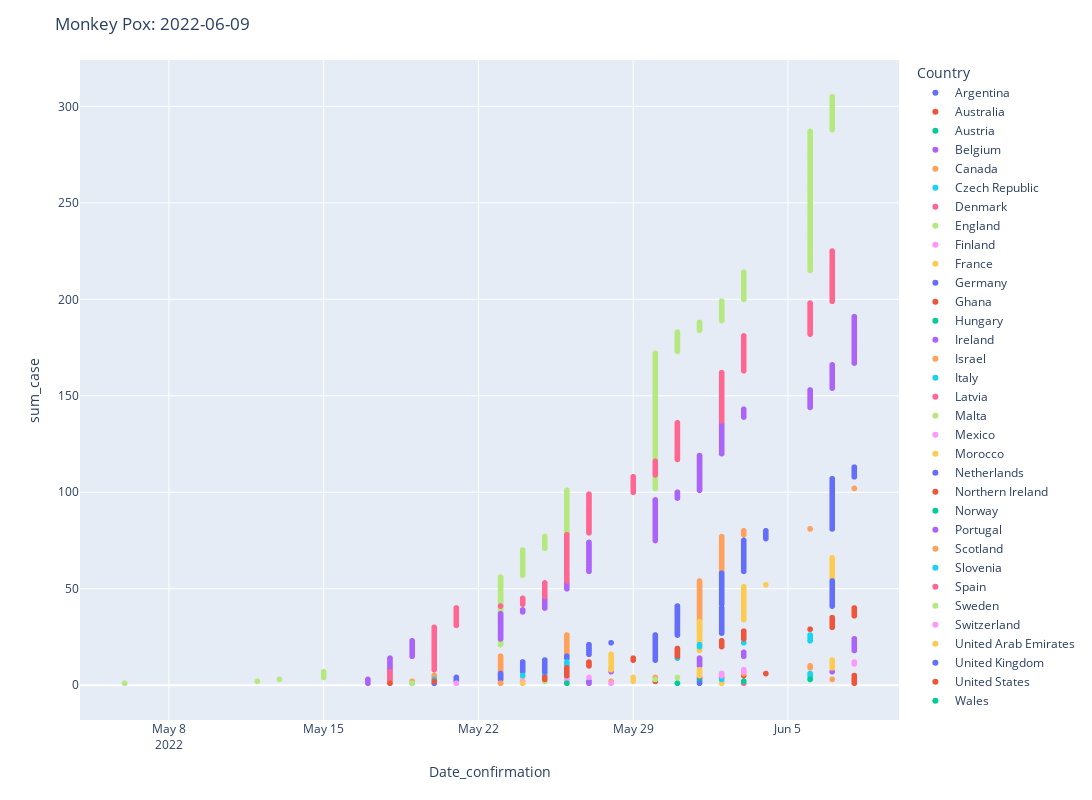

The notebook cell this image was saved under:
### Code cell
fig2 = px.scatter(sort_df, x='Date_confirmation',y='sum_case', color='Country')

fig2.update_layout(
    width=1920,
    height=800,
    title_text=f'Monkey Pox: {date}'
)

fig2.show()

### Figure 1 — Plotly figure (JSON) as saved in the notebook; plotly's stock layout.template omitted (floating-point values rounded to 4 significant figures; data arrays with more than 128 entries replaced by an {"elided": "..."} marker saying what was removed)
{"data": [{"hovertemplate": "Country=Argentina<br>Date_confirmation=%{x}<br>sum_case=%{y}<extra></extra>", "legendgroup": "Argentina", "marker": {"color": "#636efa", "symbol": "circle"}, "mode": "markers", "name": "Argentina", "showlegend": true, "type": "scattergl", "x": ["2022-05-27T00:00:00", "2022-05-27T00:00:00"], "xaxis": "x", "y": [1, 2], "yaxis": "y"}, {"hovertemplate": "Country=Australia<br>Date_confirmation=%{x}<br>sum_case=%{y}<extra></extra>", "legendgroup": "Australia", "marker": {"color": "#EF553B", "symbol": "circle"}, "mode": "markers", "name": "Australia", "showlegend": true, "type": "scattergl", "x": ["2022-05-20T00:00:00", "2022-05-20T00:00:00", "2022-06-02T00:00:00", "2022-06-02T00:00:00", "2022-06-03T00:00:00", "2022-06-04T00:00:00"], "xaxis": "x", "y": [1, 2, 3, 4, 5, 6], "yaxis": "y"}, {"hovertemplate": "Country=Austria<br>Date_confirmation=%{x}<br>sum_case=%{y}<extra></extra>", "legendgroup": "Austria", "marker": {"color": "#00cc96", "symbol": "circle"}, "mode": "markers", "name": "Austria", "showlegend": true, "type": "scattergl", "x": ["2022-05-23T00:00:00"], "xaxis": "x", "y": [1], "yaxis": "y"}, {"hovertemplate": "Country=Belgium<br>Date_confirmation=%{x}<br>sum_case=%{y}<extra></extra>", "legendgroup": "Belgium", "marker": {"color": "#ab63fa", "symbol": "circle"}, "mode": "markers", "name": "Belgium", "showlegend": true, "type": "scattergl", "x": ["2022-05-19T00:00:00", "2022-05-20T00:00:00", "2022-05-20T00:00:00", "2022-05-21T00:00:00", "2022-05-25T00:00:00", "2022-05-25T00:00:00", "2022-05-28T00:00:00", "2022-05-28T00:00:00", "2022-05-28T00:00:00", "2022-06-01T00:00:00", "2022-06-01T00:00:00", "2022-06-01T00:00:00", "2022-06-01T00:00:00", "2022-06-01T00:00:00", "2022-06-03T00:00:00", "2022-06-03T00:00:00", "2022-06-03T00:00:00", "2022-06-08T00:00:00", "2022-06-08T00:00:00", "2022-06-08T00:00:00", "2022-06-08T00:00:00", "2022-06-08T00:00:00", "2022-06-08T00:00:00", "2022-06-08T00:00:00"], "xaxis": "x", "y": [1, 2, 3, 4, 5, 6, 7, 8, 9, 10, 11, 12, 13, 14, 15, 16, 17, 18, 19, 20, 21, 22, 23, 24], "yaxis": "y"}, {"hovertemplate": "Country=Canada<br>Date_confirmation=%{x}<br>sum_case=%{y}<extra></extra>", "legendgroup": "Canada", "marker": {"color": "#FFA15A", "symbol": "circle"}, "mode": "markers", "name": "Canada", "showlegend": true, "type": "scattergl", "x": ["2022-05-19T00:00:00", "2022-05-19T00:00:00", "2022-05-20T00:00:00", "2022-05-20T00:00:00", "2022-05-20T00:00:00", "2022-05-23T00:00:00", "2022-05-23T00:00:00", "2022-05-23T00:00:00", "2022-05-23T00:00:00", "2022-05-23T00:00:00", "2022-05-23T00:00:00", "2022-05-23T00:00:00", "2022-05-23T00:00:00", "2022-05-23T00:00:00", "2022-05-23T00:00:00", "2022-05-26T00:00:00", "2022-05-26T00:00:00", "2022-05-26T00:00:00", "2022-05-26T00:00:00", "2022-05-26T00:00:00", "2022-05-26T00:00:00", "2022-05-26T00:00:00", "2022-05-26T00:00:00", "2022-05-26T00:00:00", "2022-05-26T00:00:00", "2022-05-26T00:00:00", "2022-05-31T00:00:00", "2022-06-01T00:00:00", "2022-06-01T00:00:00", "2022-06-01T00:00:00", "2022-06-01T00:00:00", "2022-06-01T00:00:00", "2022-06-01T00:00:00", "2022-06-01T00:00:00", "2022-06-01T00:00:00", "2022-06-01T00:00:00", "2022-06-01T00:00:00", "2022-06-01T00:00:00", "2022-06-01T00:00:00", "2022-06-01T00:00:00", "2022-06-01T00:00:00", "2022-06-01T00:00:00", "2022-06-01T00:00:00", "2022-06-01T00:00:00", "2022-06-01T00:00:00", "2022-06-01T00:00:00", "2022-06-01T00:00:00", "2022-06-01T00:00:00", "2022-06-01T00:00:00", "2022-06-01T00:00:00", "2022-06-01T00:00:00", "2022-06-01T00:00:00", "2022-06-01T00:00:00", "2022-06-01T00:00:00", "2022-06-02T00:00:00", "2022-06-02T00:00:00", "2022-06-02T00:00:00", "2022-06-02T00:00:00", "2022-06-02T00:00:00", "2022-06-02T00:00:00", "2022-06-02T00:00:00", "2022-06-02T00:00:00", "2022-06-02T00:00:00", "2022-06-02T00:00:00", "2022-06-02T00:00:00", "2022-06-02T00:00:00", "2022-06-02T00:00:00", "2022-06-02T00:00:00", "2022-06-02T00:00:00", "2022-06-02T00:00:00", "2022-06-02T00:00:00", "2022-06-02T00:00:00", "2022-06-02T00:00:00", "2022-06-02T00:00:00", "2022-06-02T00:00:00", "2022-06-02T00:00:00", "2022-06-02T00:00:00", "2022-06-03T00:00:00", "2022-06-03T00:00:00", "2022-06-03T00:00:00", "2022-06-06T00:00:00", "2022-06-07T00:00:00", "2022-06-07T00:00:00", "2022-06-07T00:00:00", "2022-06-07T00:00:00", "2022-06-07T00:00:00", "2022-06-07T00:00:00", "2022-06-07T00:00:00", "2022-06-07T00:00:00", "2022-06-07T00:00:00", "2022-06-07T00:00:00", "2022-06-07T00:00:00", "2022-06-07T00:00:00", "2022-06-07T00:00:00", "2022-06-07T00:00:00", "2022-06-07T00:00:00", "2022-06-07T00:00:00", "2022-06-07T00:00:00", "2022-06-07T00:00:00", "2022-06-07T00:00:00", "2022-06-07T00:00:00", "2022-06-08T00:00:00"], "xaxis": "x", "y": [1, 2, 3, 4, 5, 6, 7, 8, 9, 10, 11, 12, 13, 14, 15, 16, 17, 18, 19, 20, 21, 22, 23, 24, 25, 26, 27, 28, 29, 30, 31, 32, 33, 34, 35, 36, 37, 38, 39, 40, 41, 42, 43, 44, 45, 46, 47, 48, 49, 50, 51, 52, 53, 54, 55, 56, 57, 58, 59, 60, 61, 62, 63, 64, 65, 66, 67, 68, 69, 70, 71, 72, 73, 74, 75, 76, 77, 78, 79, 80, 81, 82, 83, 84, 85, 86, 87, 88, 89, 90, 91, 92, 93, 94, 95, 96, 97, 98, 99, 100, 101, 102], "yaxis": "y"}, {"hovertemplate": "Country=Czech Republic<br>Date_confirmation=%{x}<br>sum_case=%{y}<extra></extra>", "legendgroup": "Czech Republic", "marker": {"color": "#19d3f3", "symbol": "circle"}, "mode": "markers", "name": "Czech Republic", "showlegend": true, "type": "scattergl", "x": ["2022-05-24T00:00:00", "2022-05-26T00:00:00", "2022-05-26T00:00:00", "2022-05-26T00:00:00", "2022-05-26T00:00:00", "2022-06-02T00:00:00"], "xaxis": "x", "y": [1, 2, 3, 4, 5, 6], "yaxis": "y"}, {"hovertemplate": "Country=Denmark<br>Date_confirmation=%{x}<br>sum_case=%{y}<extra></extra>", "legendgroup": "Denmark", "marker": {"color": "#FF6692", "symbol": "circle"}, "mode": "markers", "name": "Denmark", "showlegend": true, "type": "scattergl", "x": ["2022-05-23T00:00:00", "2022-05-24T00:00:00"], "xaxis": "x", "y": [1, 2], "yaxis": "y"}, {"hovertemplate": "Country=England<br>Date_confirmation=%{x}<br>sum_case=%{y}<extra></extra>", "legendgroup": "England", "marker": {"color": "#B6E880", "symbol": "circle"}, "mode": "markers", "name": "England", "showlegend": true, "type": "scattergl", "x": {"elided": "305 str values"}, "xaxis": "x", "y": {"elided": "305 int values"}, "yaxis": "y"}, {"hovertemplate": "Country=Finland<br>Date_confirmation=%{x}<br>sum_case=%{y}<extra></extra>", "legendgroup": "Finland", "marker": {"color": "#FF97FF", "symbol": "circle"}, "mode": "markers", "name": "Finland", "showlegend": true, "type": "scattergl", "x": ["2022-05-27T00:00:00", "2022-06-02T00:00:00"], "xaxis": "x", "y": [1, 2], "yaxis": "y"}, {"hovertemplate": "Country=France<br>Date_confirmation=%{x}<br>sum_case=%{y}<extra></extra>", "legendgroup": "France", "marker": {"color": "#FECB52", "symbol": "circle"}, "mode": "markers", "name": "France", "showlegend": true, "type": "scattergl", "x": ["2022-05-19T00:00:00", "2022-05-23T00:00:00", "2022-05-23T00:00:00", "2022-05-24T00:00:00", "2022-05-24T00:00:00", "2022-05-25T00:00:00", "2022-05-25T00:00:00", "2022-05-28T00:00:00", "2022-05-28T00:00:00", "2022-05-28T00:00:00", "2022-05-28T00:00:00", "2022-05-28T00:00:00", "2022-05-28T00:00:00", "2022-05-28T00:00:00", "2022-05-28T00:00:00", "2022-05-28T00:00:00", "2022-05-30T00:00:00", "2022-06-01T00:00:00", "2022-06-01T00:00:00", "2022-06-01T00:00:00", "2022-06-01T00:00:00", "2022-06-01T00:00:00", "2022-06-01T00:00:00", "2022-06-01T00:00:00", "2022-06-01T00:00:00", "2022-06-01T00:00:00", "2022-06-01T00:00:00", "2022-06-01T00:00:00", "2022-06-01T00:00:00", "2022-06-01T00:00:00", "2022-06-01T00:00:00", "2022-06-01T00:00:00", "2022-06-01T00:00:00", "2022-06-03T00:00:00", "2022-06-03T00:00:00", "2022-06-03T00:00:00", "2022-06-03T00:00:00", "2022-06-03T00:00:00", "2022-06-03T00:00:00", "2022-06-03T00:00:00", "2022-06-03T00:00:00", "2022-06-03T00:00:00", "2022-06-03T00:00:00", "2022-06-03T00:00:00", "2022-06-03T00:00:00", "2022-06-03T00:00:00", "2022-06-03T00:00:00", "2022-06-03T00:00:00", "2022-06-03T00:00:00", "2022-06-03T00:00:00", "2022-06-03T00:00:00", "2022-06-04T00:00:00", "2022-06-07T00:00:00", "2022-06-07T00:00:00", "2022-06-07T00:00:00", "2022-06-07T00:00:00", "2022-06-07T00:00:00", "2022-06-07T00:00:00", "2022-06-07T00:00:00", "2022-06-07T00:00:00", "2022-06-07T00:00:00", "2022-06-07T00:00:00", "2022-06-07T00:00:00", "2022-06-07T00:00:00", "2022-06-07T00:00:00", "2022-06-07T00:00:00"], "xaxis": "x", "y": [1, 2, 3, 4, 5, 6, 7, 8, 9, 10, 11, 12, 13, 14, 15, 16, 17, 18, 19, 20, 21, 22, 23, 24, 25, 26, 27, 28, 29, 30, 31, 32, 33, 34, 35, 36, 37, 38, 39, 40, 41, 42, 43, 44, 45, 46, 47, 48, 49, 50, 51, 52, 53, 54, 55, 56, 57, 58, 59, 60, 61, 62, 63, 64, 65, 66], "yaxis": "y"}, {"hovertemplate": "Country=Germany<br>Date_confirmation=%{x}<br>sum_case=%{y}<extra></extra>", "legendgroup": "Germany", "marker": {"color": "#636efa", "symbol": "circle"}, "mode": "markers", "name": "Germany", "showlegend": true, "type": "scattergl", "x": ["2022-05-19T00:00:00", "2022-05-20T00:00:00", "2022-05-21T00:00:00", "2022-05-21T00:00:00", "2022-05-23T00:00:00", "2022-05-23T00:00:00", "2022-05-24T00:00:00", "2022-05-24T00:00:00", "2022-05-24T00:00:00", "2022-05-24T00:00:00", "2022-05-24T00:00:00", "2022-05-24T00:00:00", "2022-05-25T00:00:00", "2022-05-26T00:00:00", "2022-05-26T00:00:00", "2022-05-27T00:00:00", "2022-05-27T00:00:00", "2022-05-27T00:00:00", "2022-05-27T00:00:00", "2022-05-27T00:00:00", "2022-05-27T00:00:00", "2022-05-28T00:00:00", "2022-05-30T00:00:00", "2022-05-30T00:00:00", "2022-05-30T00:00:00", "2022-05-31T00:00:00", "2022-05-31T00:00:00", "2022-05-31T00:00:00", "2022-05-31T00:00:00", "2022-05-31T00:00:00", "2022-05-31T00:00:00", "2022-05-31T00:00:00", "2022-05-31T00:00:00", "2022-05-31T00:00:00", "2022-05-31T00:00:00", "2022-05-31T00:00:00", "2022-05-31T00:00:00", "2022-05-31T00:00:00", "2022-05-31T00:00:00", "2022-05-31T00:00:00", "2022-05-31T00:00:00", "2022-06-02T00:00:00", "2022-06-02T00:00:00", "2022-06-02T00:00:00", "2022-06-02T00:00:00", "2022-06-02T00:00:00", "2022-06-02T00:00:00", "2022-06-02T00:00:00", "2022-06-02T00:00:00", "2022-06-02T00:00:00", "2022-06-02T00:00:00", "2022-06-02T00:00:00", "2022-06-02T00:00:00", "2022-06-02T00:00:00", "2022-06-02T00:00:00", "2022-06-02T00:00:00", "2022-06-02T00:00:00", "2022-06-02T00:00:00", "2022-06-03T00:00:00", "2022-06-03T00:00:00", "2022-06-03T00:00:00", "2022-06-03T00:00:00", "2022-06-03T00:00:00", "2022-06-03T00:00:00", "2022-06-03T00:00:00", "2022-06-03T00:00:00", "2022-06-03T00:00:00", "2022-06-03T00:00:00", "2022-06-03T00:00:00", "2022-06-03T00:00:00", "2022-06-03T00:00:00", "2022-06-03T00:00:00", "2022-06-03T00:00:00", "2022-06-03T00:00:00", "2022-06-03T00:00:00", "2022-06-04T00:00:00", "2022-06-04T00:00:00", "2022-06-04T00:00:00", "2022-06-04T00:00:00", "2022-06-04T00:00:00", "2022-06-07T00:00:00", "2022-06-07T00:00:00", "2022-06-07T00:00:00", "2022-06-07T00:00:00", "2022-06-07T00:00:00", "2022-06-07T00:00:00", "2022-06-07T00:00:00", "2022-06-07T00:00:00", "2022-06-07T00:00:00", "2022-06-07T00:00:00", "2022-06-07T00:00:00", "2022-06-07T00:00:00", "2022-06-07T00:00:00", "2022-06-07T00:00:00", "2022-06-07T00:00:00", "2022-06-07T00:00:00", "2022-06-07T00:00:00", "2022-06-07T00:00:00", "2022-06-07T00:00:00", "2022-06-07T00:00:00", "2022-06-07T00:00:00", "2022-06-07T00:00:00", "2022-06-07T00:00:00", "2022-06-07T00:00:00", "2022-06-07T00:00:00", "2022-06-07T00:00:00", "2022-06-07T00:00:00", "2022-06-08T00:00:00", "2022-06-08T00:00:00", "2022-06-08T00:00:00", "2022-06-08T00:00:00", "2022-06-08T00:00:00", "2022-06-08T00:00:00"], "xaxis": "x", "y": [1, 2, 3, 4, 5, 6, 7, 8, 9, 10, 11, 12, 13, 14, 15, 16, 17, 18, 19, 20, 21, 22, 23, 24, 25, 26, 27, 28, 29, 30, 31, 32, 33, 34, 35, 36, 37, 38, 39, 40, 41, 42, 43, 44, 45, 46, 47, 48, 49, 50, 51, 52, 53, 54, 55, 56, 57, 58, 59, 60, 61, 62, 63, 64, 65, 66, 67, 68, 69, 70, 71, 72, 73, 74, 75, 76, 77, 78, 79, 80, 81, 82, 83, 84, 85, 86, 87, 88, 89, 90, 91, 92, 93, 94, 95, 96, 97, 98, 99, 100, 101, 102, 103, 104, 105, 106, 107, 108, 109, 110, 111, 112, 113], "yaxis": "y"}, {"hovertemplate": "Country=Ghana<br>Date_confirmation=%{x}<br>sum_case=%{y}<extra></extra>", "legendgroup": "Ghana", "marker": {"color": "#EF553B", "symbol": "circle"}, "mode": "markers", "name": "Ghana", "showlegend": true, "type": "scattergl", "x": ["2022-06-08T00:00:00", "2022-06-08T00:00:00", "2022-06-08T00:00:00", "2022-06-08T00:00:00", "2022-06-08T00:00:00"], "xaxis": "x", "y": [1, 2, 3, 4, 5], "yaxis": "y"}, {"hovertemplate": "Country=Hungary<br>Date_confirmation=%{x}<br>sum_case=%{y}<extra></extra>", "legendgroup": "Hungary", "marker": {"color": "#00cc96", "symbol": "circle"}, "mode": "markers", "name": "Hungary", "showlegend": true, "type": "scattergl", "x": ["2022-05-31T00:00:00"], "xaxis": "x", "y": [1], "yaxis": "y"}, {"hovertemplate": "Country=Ireland<br>Date_confirmation=%{x}<br>sum_case=%{y}<extra></extra>", "legendgroup": "Ireland", "marker": {"color": "#ab63fa", "symbol": "circle"}, "mode": "markers", "name": "Ireland", "showlegend": true, "type": "scattergl", "x": ["2022-05-27T00:00:00", "2022-05-30T00:00:00", "2022-06-01T00:00:00", "2022-06-01T00:00:00", "2022-06-02T00:00:00", "2022-06-02T00:00:00", "2022-06-07T00:00:00"], "xaxis": "x", "y": [1, 2, 3, 4, 5, 6, 7], "yaxis": "y"}, {"hovertemplate": "Country=Israel<br>Date_confirmation=%{x}<br>sum_case=%{y}<extra></extra>", "legendgroup": "Israel", "marker": {"color": "#FFA15A", "symbol": "circle"}, "mode": "markers", "name": "Israel", "showlegend": true, "type": "scattergl", "x": ["2022-05-21T00:00:00", "2022-05-28T00:00:00", "2022-06-07T00:00:00"], "xaxis": "x", "y": [1, 2, 3], "yaxis": "y"}, {"hovertemplate": "Country=Italy<br>Date_confirmation=%{x}<br>sum_case=%{y}<extra></extra>", "legendgroup": "Italy", "marker": {"color": "#19d3f3", "symbol": "circle"}, "mode": "markers", "name": "Italy", "showlegend": true, "type": "scattergl", "x": ["2022-05-19T00:00:00", "2022-05-20T00:00:00", "2022-05-20T00:00:00", "2022-05-23T00:00:00", "2022-05-24T00:00:00", "2022-05-25T00:00:00", "2022-05-25T00:00:00", "2022-05-25T00:00:00", "2022-05-25T00:00:00", "2022-05-26T00:00:00", "2022-05-26T00:00:00", "2022-05-26T00:00:00", "2022-05-29T00:00:00", "2022-05-31T00:00:00", "2022-05-31T00:00:00", "2022-05-31T00:00:00", "2022-05-31T00:00:00", "2022-05-31T00:00:00", "2022-05-31T00:00:00", "2022-06-01T00:00:00", "2022-06-01T00:00:00", "2022-06-03T00:00:00", "2022-06-06T00:00:00", "2022-06-06T00:00:00", "2022-06-06T00:00:00", "2022-06-06T00:00:00"], "xaxis": "x", "y": [1, 2, 3, 4, 5, 6, 7, 8, 9, 10, 11, 12, 13, 14, 15, 16, 17, 18, 19, 20, 21, 22, 23, 24, 25, 26], "yaxis": "y"}, {"hovertemplate": "Country=Latvia<br>Date_confirmation=%{x}<br>sum_case=%{y}<extra></extra>", "legendgroup": "Latvia", "marker": {"color": "#FF6692", "symbol": "circle"}, "mode": "markers", "name": "Latvia", "showlegend": true, "type": "scattergl", "x": ["2022-06-03T00:00:00"], "xaxis": "x", "y": [1], "yaxis": "y"}, {"hovertemplate": "Country=Malta<br>Date_confirmation=%{x}<br>sum_case=%{y}<extra></extra>", "legendgroup": "Malta", "marker": {"color": "#B6E880", "symbol": "circle"}, "mode": "markers", "name": "Malta", "showlegend": true, "type": "scattergl", "x": ["2022-05-28T00:00:00"], "xaxis": "x", "y": [1], "yaxis": "y"}, {"hovertemplate": "Country=Mexico<br>Date_confirmation=%{x}<br>sum_case=%{y}<extra></extra>", "legendgroup": "Mexico", "marker": {"color": "#FF97FF", "symbol": "circle"}, "mode": "markers", "name": "Mexico", "showlegend": true, "type": "scattergl", "x": ["2022-05-28T00:00:00"], "xaxis": "x", "y": [1], "yaxis": "y"}, {"hovertemplate": "Country=Morocco<br>Date_confirmation=%{x}<br>sum_case=%{y}<extra></extra>", "legendgroup": "Morocco", "marker": {"color": "#FECB52", "symbol": "circle"}, "mode": "markers", "name": "Morocco", "showlegend": true, "type": "scattergl", "x": ["2022-06-02T00:00:00"], "xaxis": "x", "y": [1], "yaxis": "y"}, {"hovertemplate": "Country=Netherlands<br>Date_confirmation=%{x}<br>sum_case=%{y}<extra></extra>", "legendgroup": "Netherlands", "marker": {"color": "#636efa", "symbol": "circle"}, "mode": "markers", "name": "Netherlands", "showlegend": true, "type": "scattergl", "x": ["2022-05-20T00:00:00", "2022-05-21T00:00:00", "2022-05-23T00:00:00", "2022-05-23T00:00:00", "2022-05-23T00:00:00", "2022-05-23T00:00:00", "2022-05-25T00:00:00", "2022-05-25T00:00:00", "2022-05-25T00:00:00", "2022-05-25T00:00:00", "2022-05-25T00:00:00", "2022-05-25T00:00:00", "2022-05-30T00:00:00", "2022-05-30T00:00:00", "2022-05-30T00:00:00", "2022-05-30T00:00:00", "2022-05-30T00:00:00", "2022-05-30T00:00:00", "2022-05-30T00:00:00", "2022-05-30T00:00:00", "2022-05-30T00:00:00", "2022-05-30T00:00:00", "2022-05-30T00:00:00", "2022-05-30T00:00:00", "2022-05-30T00:00:00", "2022-05-30T00:00:00", "2022-06-02T00:00:00", "2022-06-02T00:00:00", "2022-06-02T00:00:00", "2022-06-02T00:00:00", "2022-06-02T00:00:00", "2022-06-02T00:00:00", "2022-06-02T00:00:00", "2022-06-02T00:00:00", "2022-06-02T00:00:00", "2022-06-02T00:00:00", "2022-06-02T00:00:00", "2022-06-02T00:00:00", "2022-06-02T00:00:00", "2022-06-02T00:00:00", "2022-06-07T00:00:00", "2022-06-07T00:00:00", "2022-06-07T00:00:00", "2022-06-07T00:00:00", "2022-06-07T00:00:00", "2022-06-07T00:00:00", "2022-06-07T00:00:00", "2022-06-07T00:00:00", "2022-06-07T00:00:00", "2022-06-07T00:00:00", "2022-06-07T00:00:00", "2022-06-07T00:00:00", "2022-06-07T00:00:00", "2022-06-07T00:00:00"], "xaxis": "x", "y": [1, 2, 3, 4, 5, 6, 7, 8, 9, 10, 11, 12, 13, 14, 15, 16, 17, 18, 19, 20, 21, 22, 23, 24, 25, 26, 27, 28, 29, 30, 31, 32, 33, 34, 35, 36, 37, 38, 39, 40, 41, 42, 43, 44, 45, 46, 47, 48, 49, 50, 51, 52, 53, 54], "yaxis": "y"}, {"hovertemplate": "Country=Northern Ireland<br>Date_confirmation=%{x}<br>sum_case=%{y}<extra></extra>", "legendgroup": "Northern Ireland", "marker": {"color": "#EF553B", "symbol": "circle"}, "mode": "markers", "name": "Northern Ireland", "showlegend": true, "type": "scattergl", "x": ["2022-05-26T00:00:00", "2022-05-30T00:00:00"], "xaxis": "x", "y": [1, 2], "yaxis": "y"}, {"hovertemplate": "Country=Norway<br>Date_confirmation=%{x}<br>sum_case=%{y}<extra></extra>", "legendgroup": "Norway", "marker": {"color": "#00cc96", "symbol": "circle"}, "mode": "markers", "name": "Norway", "showlegend": true, "type": "scattergl", "x": ["2022-05-31T00:00:00", "2022-06-01T00:00:00"], "xaxis": "x", "y": [1, 2], "yaxis": "y"}, {"hovertemplate": "Country=Portugal<br>Date_confirmation=%{x}<br>sum_case=%{y}<extra></extra>", "legendgroup": "Portugal", "marker": {"color": "#ab63fa", "symbol": "circle"}, "mode": "markers", "name": "Portugal", "showlegend": true, "type": "scattergl", "x": {"elided": "191 str values"}, "xaxis": "x", "y": {"elided": "191 int values"}, "yaxis": "y"}, {"hovertemplate": "Country=Scotland<br>Date_confirmation=%{x}<br>sum_case=%{y}<extra></extra>", "legendgroup": "Scotland", "marker": {"color": "#FFA15A", "symbol": "circle"}, "mode": "markers", "name": "Scotland", "showlegend": true, "type": "scattergl", "x": ["2022-05-23T00:00:00", "2022-05-26T00:00:00", "2022-05-26T00:00:00", "2022-05-30T00:00:00", "2022-06-01T00:00:00", "2022-06-03T00:00:00", "2022-06-03T00:00:00", "2022-06-03T00:00:00", "2022-06-06T00:00:00", "2022-06-06T00:00:00", "2022-06-07T00:00:00"], "xaxis": "x", "y": [1, 2, 3, 4, 5, 6, 7, 8, 9, 10, 11], "yaxis": "y"}, {"hovertemplate": "Country=Slovenia<br>Date_confirmation=%{x}<br>sum_case=%{y}<extra></extra>", "legendgroup": "Slovenia", "marker": {"color": "#19d3f3", "symbol": "circle"}, "mode": "markers", "name": "Slovenia", "showlegend": true, "type": "scattergl", "x": ["2022-05-24T00:00:00", "2022-05-25T00:00:00", "2022-06-02T00:00:00", "2022-06-06T00:00:00", "2022-06-06T00:00:00", "2022-06-06T00:00:00"], "xaxis": "x", "y": [1, 2, 3, 4, 5, 6], "yaxis": "y"}, {"hovertemplate": "Country=Spain<br>Date_confirmation=%{x}<br>sum_case=%{y}<extra></extra>", "legendgroup": "Spain", "marker": {"color": "#FF6692", "symbol": "circle"}, "mode": "markers", "name": "Spain", "showlegend": true, "type": "scattergl", "x": {"elided": "225 str values"}, "xaxis": "x", "y": {"elided": "225 int values"}, "yaxis": "y"}, {"hovertemplate": "Country=Sweden<br>Date_confirmation=%{x}<br>sum_case=%{y}<extra></extra>", "legendgroup": "Sweden", "marker": {"color": "#B6E880", "symbol": "circle"}, "mode": "markers", "name": "Sweden", "showlegend": true, "type": "scattergl", "x": ["2022-05-19T00:00:00", "2022-05-25T00:00:00", "2022-05-30T00:00:00", "2022-05-31T00:00:00", "2022-06-02T00:00:00"], "xaxis": "x", "y": [1, 2, 3, 4, 5], "yaxis": "y"}, {"hovertemplate": "Country=Switzerland<br>Date_confirmation=%{x}<br>sum_case=%{y}<extra></extra>", "legendgroup": "Switzerland", "marker": {"color": "#FF97FF", "symbol": "circle"}, "mode": "markers", "name": "Switzerland", "showlegend": true, "type": "scattergl", "x": ["2022-05-21T00:00:00", "2022-05-24T00:00:00", "2022-05-26T00:00:00", "2022-05-27T00:00:00", "2022-06-02T00:00:00", "2022-06-02T00:00:00", "2022-06-03T00:00:00", "2022-06-03T00:00:00", "2022-06-07T00:00:00", "2022-06-07T00:00:00", "2022-06-08T00:00:00", "2022-06-08T00:00:00"], "xaxis": "x", "y": [1, 2, 3, 4, 5, 6, 7, 8, 9, 10, 11, 12], "yaxis": "y"}, {"hovertemplate": "Country=United Arab Emirates<br>Date_confirmation=%{x}<br>sum_case=%{y}<extra></extra>", "legendgroup": "United Arab Emirates", "marker": {"color": "#FECB52", "symbol": "circle"}, "mode": "markers", "name": "United Arab Emirates", "showlegend": true, "type": "scattergl", "x": ["2022-05-24T00:00:00", "2022-05-29T00:00:00", "2022-05-29T00:00:00", "2022-05-29T00:00:00", "2022-06-01T00:00:00", "2022-06-01T00:00:00", "2022-06-01T00:00:00", "2022-06-01T00:00:00", "2022-06-07T00:00:00", "2022-06-07T00:00:00", "2022-06-07T00:00:00", "2022-06-07T00:00:00", "2022-06-07T00:00:00"], "xaxis": "x", "y": [1, 2, 3, 4, 5, 6, 7, 8, 9, 10, 11, 12, 13], "yaxis": "y"}, {"hovertemplate": "Country=United Kingdom<br>Date_confirmation=%{x}<br>sum_case=%{y}<extra></extra>", "legendgroup": "United Kingdom", "marker": {"color": "#636efa", "symbol": "circle"}, "mode": "markers", "name": "United Kingdom", "showlegend": true, "type": "scattergl", "x": ["2022-06-01T00:00:00"], "xaxis": "x", "y": [1], "yaxis": "y"}, {"hovertemplate": "Country=United States<br>Date_confirmation=%{x}<br>sum_case=%{y}<extra></extra>", "legendgroup": "United States", "marker": {"color": "#EF553B", "symbol": "circle"}, "mode": "markers", "name": "United States", "showlegend": true, "type": "scattergl", "x": ["2022-05-18T00:00:00", "2022-05-20T00:00:00", "2022-05-25T00:00:00", "2022-05-25T00:00:00", "2022-05-26T00:00:00", "2022-05-26T00:00:00", "2022-05-26T00:00:00", "2022-05-26T00:00:00", "2022-05-26T00:00:00", "2022-05-27T00:00:00", "2022-05-27T00:00:00", "2022-05-27T00:00:00", "2022-05-29T00:00:00", "2022-05-29T00:00:00", "2022-05-31T00:00:00", "2022-05-31T00:00:00", "2022-05-31T00:00:00", "2022-05-31T00:00:00", "2022-05-31T00:00:00", "2022-06-02T00:00:00", "2022-06-02T00:00:00", "2022-06-02T00:00:00", "2022-06-02T00:00:00", "2022-06-03T00:00:00", "2022-06-03T00:00:00", "2022-06-03T00:00:00", "2022-06-03T00:00:00", "2022-06-03T00:00:00", "2022-06-06T00:00:00", "2022-06-07T00:00:00", "2022-06-07T00:00:00", "2022-06-07T00:00:00", "2022-06-07T00:00:00", "2022-06-07T00:00:00", "2022-06-07T00:00:00", "2022-06-08T00:00:00", "2022-06-08T00:00:00", "2022-06-08T00:00:00", "2022-06-08T00:00:00", "2022-06-08T00:00:00"], "xaxis": "x", "y": [1, 2, 3, 4, 5, 6, 7, 8, 9, 10, 11, 12, 13, 14, 15, 16, 17, 18, 19, 20, 21, 22, 23, 24, 25, 26, 27, 28, 29, 30, 31, 32, 33, 34, 35, 36, 37, 38, 39, 40], "yaxis": "y"}, {"hovertemplate": "Country=Wales<br>Date_confirmation=%{x}<br>sum_case=%{y}<extra></extra>", "legendgroup": "Wales", "marker": {"color": "#00cc96", "symbol": "circle"}, "mode": "markers", "name": "Wales", "showlegend": true, "type": "scattergl", "x": ["2022-05-26T00:00:00", "2022-06-03T00:00:00", "2022-06-06T00:00:00"], "xaxis": "x", "y": [1, 2, 3], "yaxis": "y"}], "layout": {"height": 800, "legend": {"title": {"text": "Country"}, "tracegroupgap": 0}, "margin": {"t": 60}, "title": {"text": "Monkey Pox: 2022-06-09"}, "width": 1920, "xaxis": {"anchor": "y", "domain": [0, 1], "title": {"text": "Date_confirmation"}}, "yaxis": {"anchor": "x", "domain": [0, 1], "title": {"text": "sum_case"}}}}
